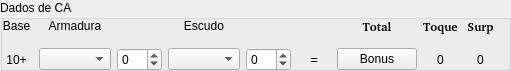
    <widget class="QGroupBox" name="groupBox_3">
     <property name="geometry">
      <rect>
       <x>280</x>
       <y>90</y>
       <width>511</width>
       <height>71</height>
      </rect>
     </property>
     <property name="title">
      <string>Dados de CA</string>
     </property>
     <widget class="QLabel" name="label_25">
      <property name="geometry">
       <rect>
        <x>10</x>
        <y>10</y>
        <width>31</width>
        <height>34</height>
       </rect>
      </property>
      <property name="text">
       <string/>
      </property>
      <property name="alignment">
       <set>Qt::AlignRight|Qt::AlignTrailing|Qt::AlignVCenter</set>
      </property>
     </widget>
     <widget class="QWidget" name="gridLayoutWidget_3">
      <property name="geometry">
       <rect>
        <x>0</x>
        <y>10</y>
        <width>497</width>
        <height>61</height>
       </rect>
      </property>
      <layout class="QGridLayout" name="gridLayout_3">
       <item row="0" column="1">
        <widget class="QLabel" name="label_52">
         <property name="text">
          <string>Armadura</string>
         </property>
         <property name="alignment">
          <set>Qt::AlignCenter</set>
         </property>
        </widget>
       </item>
       <item row="0" column="7">
        <widget class="QLabel" name="label_57">
         <property name="font">
          <font>
           <family>Noto Sans [unknown]</family>
           <weight>75</weight>
           <bold>true</bold>
          </font>
         </property>
         <property name="text">
          <string>Total</string>
         </property>
         <property name="alignment">
          <set>Qt::AlignCenter</set>
         </property>
        </widget>
       </item>
       <item row="1" column="4">
        <widget class="QSpinBox" name="spin_ca_escudo_melhoria">
         <property name="toolTip">
          <string>Melhoria Escudo</string>
         </property>
         <property name="minimum">
          <number>-99</number>
         </property>
        </widget>
       </item>
       <item row="1" column="2">
        <widget class="QSpinBox" name="spin_ca_armadura_melhoria">
         <property name="toolTip">
          <string>Melhoria armadura</string>
         </property>
         <property name="minimum">
          <number>-99</number>
         </property>
        </widget>
       </item>
       <item row="0" column="8">
        <widget class="QLabel" name="label_58">
         <property name="font">
          <font>
           <family>Noto Sans [unknown]</family>
           <weight>75</weight>
           <bold>true</bold>
          </font>
         </property>
         <property name="text">
          <string>Toque</string>
         </property>
         <property name="alignment">
          <set>Qt::AlignCenter</set>
         </property>
        </widget>
       </item>
       <item row="0" column="9">
        <widget class="QLabel" name="label_59">
         <property name="font">
          <font>
           <family>Noto Sans [unknown]</family>
           <weight>75</weight>
           <bold>true</bold>
          </font>
         </property>
         <property name="text">
          <string>Surp</string>
         </property>
         <property name="alignment">
          <set>Qt::AlignCenter</set>
         </property>
        </widget>
       </item>
       <item row="0" column="0">
        <widget class="QLabel" name="label_53">
         <property name="text">
          <string>Base</string>
         </property>
         <property name="alignment">
          <set>Qt::AlignCenter</set>
         </property>
        </widget>
       </item>
       <item row="1" column="0">
        <widget class="QLabel" name="label_60">
         <property name="text">
          <string>10+</string>
         </property>
         <property name="alignment">
          <set>Qt::AlignCenter</set>
         </property>
        </widget>
       </item>
       <item row="1" column="6">
        <widget class="QLabel" name="label_61">
         <property name="text">
          <string>=</string>
         </property>
         <property name="alignment">
          <set>Qt::AlignCenter</set>
         </property>
        </widget>
       </item>
       <item row="1" column="9">
        <widget class="QLabel" name="label_ca_surpreso">
         <property name="text">
          <string>0</string>
         </property>
         <property name="alignment">
          <set>Qt::AlignCenter</set>
         </property>
        </widget>
       </item>
       <item row="1" column="7">
        <widget class="QPushButton" name="botao_bonus_ca">
         <property name="text">
          <string>Bonus</string>
         </property>
        </widget>
       </item>
       <item row="1" column="8">
        <widget class="QLabel" name="label_ca_toque">
         <property name="text">
          <string>0</string>
         </property>
         <property name="alignment">
          <set>Qt::AlignCenter</set>
         </property>
        </widget>
       </item>
       <item row="1" column="1">
        <widget class="QComboBox" name="combo_armadura"/>
       </item>
       <item row="1" column="3">
        <widget class="QComboBox" name="combo_escudo"/>
       </item>
       <item row="0" column="3">
        <widget class="QLabel" name="spin_bonus_escudo">
         <property name="text">
          <string>Escudo</string>
         </property>
         <property name="alignment">
          <set>Qt::AlignCenter</set>
         </property>
        </widget>
       </item>
       <item row="0" column="4">
        <widget class="QLabel" name="spin_bonus_escudo_2">
         <property name="text">
          <string/>
         </property>
         <property name="alignment">
          <set>Qt::AlignCenter</set>
         </property>
        </widget>
       </item>
      </layout>
     </widget>
    </widget>
